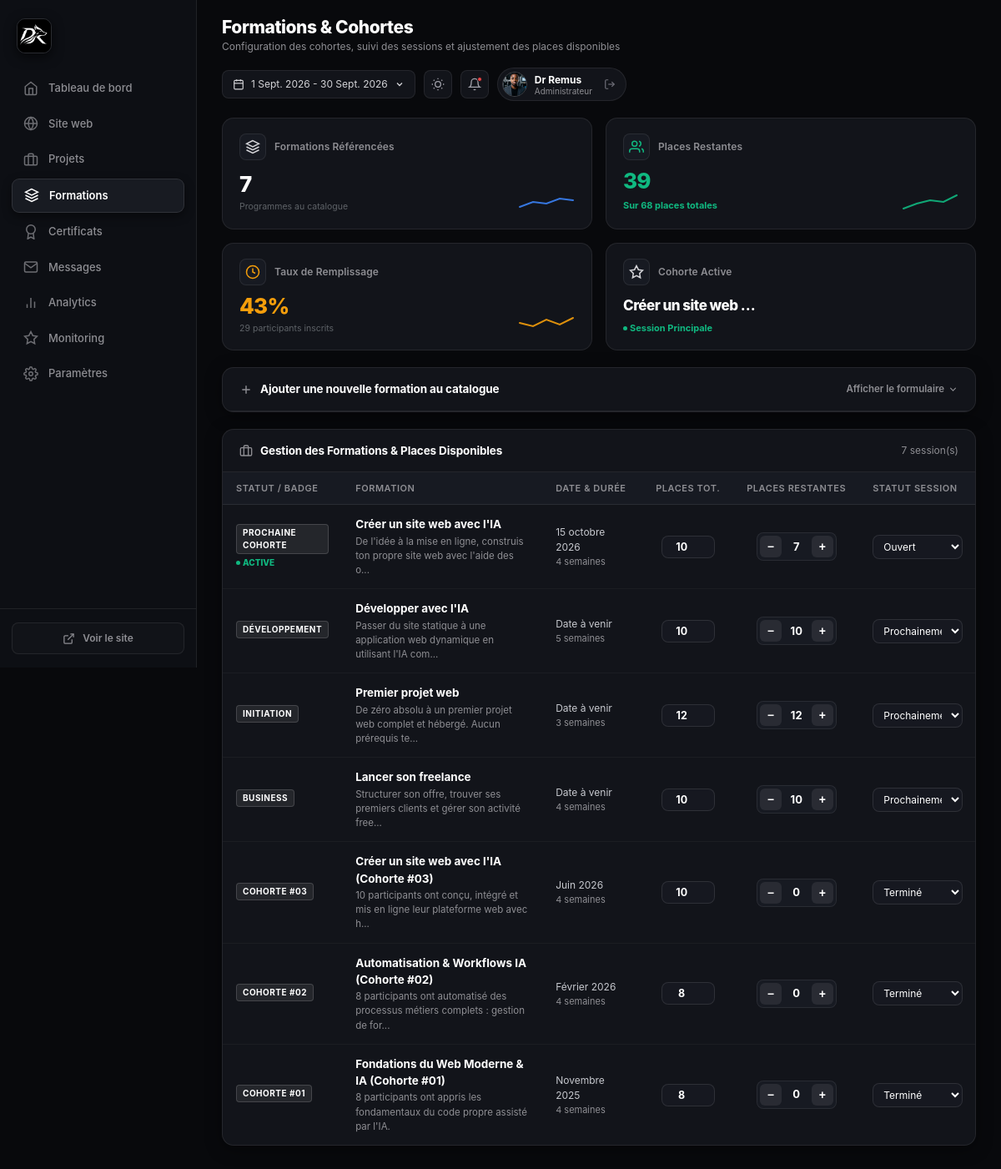
/admin/formations.php (signed in), run on the app's committed database.
### tables this page shows
CREATE TABLE `formations` (
  `id` int(11) NOT NULL AUTO_INCREMENT,
  `code` varchar(60) NOT NULL,
  `titre` varchar(255) NOT NULL,
  `badge` varchar(100) DEFAULT 'COHORTE',
  `description` text DEFAULT NULL,
  `date_debut` varchar(100) DEFAULT 'Date à venir',
  `duree` varchar(50) DEFAULT '4 semaines',
  `places_total` int(11) DEFAULT 10,
  `places_disponibles` int(11) DEFAULT 7,
  `statut` enum('actif','ouvert','prochainement','complet','termine','archive') DEFAULT 'ouvert',
  `is_active_cohort` tinyint(1) DEFAULT 0,
  `created_at` datetime DEFAULT current_timestamp(),
  `updated_at` datetime DEFAULT current_timestamp() ON UPDATE current_timestamp(),
  PRIMARY KEY (`id`),
  UNIQUE KEY `code` (`code`)
);

### admin/formations.php (the view, shortened to what this page needs)
<?php
$pdo = getDatabaseConnection();
$totalFormations = 0;
$totalSeats = 0;
$availableSeats = 0;
$activeCohortTitle = 'Aucune';
if ($pdo) {
    $stmt = $pdo->query("SELECT * FROM `formations` ORDER BY is_active_cohort DESC, id ASC");
    $formations = $stmt->fetchAll();
    $totalFormations = count($formations);
    foreach ($formations as $f) {
        $totalSeats += (int)$f['places_total'];
        $availableSeats += (int)$f['places_disponibles'];
        if (!empty($f['is_active_cohort'])) {
            $activeCohortTitle = $f['titre'];
        }
    }
}
$bookedSeats = max(0, $totalSeats - $availableSeats);
$fillRate = $totalSeats > 0 ? (int)round(($bookedSeats / $totalSeats) * 100) : 0;
require_once __DIR__ . '/includes/layout_top.php';
?>
<div class="adm-kpi-grid">
  <div class="adm-kpi-card">
    <div class="adm-kpi-top">
      <div class="adm-kpi-icon">
        <svg viewBox="0 0 24 24" width="18" height="18" fill="none" stroke="currentColor" stroke-width="2"><polygon points="12 2 2 7 12 12 22 7 12 2"/><polyline points="2 17 12 22 22 17"/><polyline points="2 12 12 17 22 12"/></svg>
      </div>
      <span class="adm-kpi-label">Formations Référencées</span>
    </div>
    <div class="adm-kpi-main">
      <div>
        <div class="adm-kpi-val"><?= $totalFormations ?></div>
        <div class="adm-trend-sub">Programmes au catalogue</div>
      </div>
      <div class="adm-kpi-sparkline">
        <svg width="68" height="26" viewBox="0 0 68 26" fill="none">
          <path d="M2 18 L18 12 L34 14 L50 8 L66 10" stroke="#3b82f6" stroke-width="2" stroke-linecap="round"/>
        </svg>
      </div>
    </div>
  </div>
  <div class="adm-kpi-card">
    <div class="adm-kpi-top">
      <div class="adm-kpi-icon" style="color:var(--adm-accent-green);">
        <svg viewBox="0 0 24 24" width="18" height="18" fill="none" stroke="currentColor" stroke-width="2"><path d="M17 21v-2a4 4 0 0 0-4-4H5a4 4 0 0 0-4 4v2"/><circle cx="9" cy="7" r="4"/><path d="M23 21v-2a4 4 0 0 0-3-3.87"/><path d="M16 3.13a4 4 0 0 1 0 7.75"/></svg>
      </div>
      <span class="adm-kpi-label">Places Restantes</span>
    </div>
    <div class="adm-kpi-main">
      <div>
        <div class="adm-kpi-val" style="color:var(--adm-accent-green);"><?= $availableSeats ?></div>
        <div class="adm-trend-pill">
          Sur <?= $totalSeats ?> places totales
        </div>
      </div>
      <div class="adm-kpi-sparkline">
        <svg width="68" height="26" viewBox="0 0 68 26" fill="none">
          <path d="M2 20 L18 14 L34 10 L50 12 L66 4" stroke="#10b981" stroke-width="2" stroke-linecap="round"/>
        </svg>
      </div>
    </div>
  </div>
  <div class="adm-kpi-card">
    <div class="adm-kpi-top">
      <div class="adm-kpi-icon" style="color:var(--adm-accent-orange);">
        <svg viewBox="0 0 24 24" width="18" height="18" fill="none" stroke="currentColor" stroke-width="2"><circle cx="12" cy="12" r="10"/><polyline points="12 6 12 12 16 14"/></svg>
      </div>
      <span class="adm-kpi-label">Taux de Remplissage</span>
    </div>
    <div class="adm-kpi-main">
      <div>
        <div class="adm-kpi-val" style="color:var(--adm-accent-orange);"><?= $fillRate ?>%</div>
        <div class="adm-trend-sub"><?= $bookedSeats ?> participants inscrits</div>
      </div>
      <div class="adm-kpi-sparkline">
        <svg width="68" height="26" viewBox="0 0 68 26" fill="none">
          <path d="M2 12 L18 16 L34 8 L50 14 L66 6" stroke="#f59e0b" stroke-width="2" stroke-linecap="round"/>
        </svg>
      </div>
    </div>
  </div>
  <div class="adm-kpi-card">
    <div class="adm-kpi-top">
      <div class="adm-kpi-icon">
        <svg viewBox="0 0 24 24" width="18" height="18" fill="none" stroke="currentColor" stroke-width="2"><polygon points="12 2 15.09 8.26 22 9.27 17 14.14 18.18 21.02 12 17.77 5.82 21.02 7 14.14 2 9.27 8.91 8.26 12 2"/></svg>
      </div>
      <span class="adm-kpi-label">Cohorte Active</span>
    </div>
    <div class="adm-kpi-main">
      <div>
        <div class="adm-kpi-val" style="font-size:17px; line-height:1.25; margin-bottom:4px; max-width:160px; overflow:hidden; text-overflow:ellipsis; white-space:nowrap;">
          <?= htmlspecialchars($activeCohortTitle) ?>
        </div>
        <div class="adm-trend-pill">
          <span class="adm-badge-dot"></span> Session Principale
        </div>
      </div>
    </div>
  </div>
</div>
<div class="adm-card">
  <div class="adm-card-header" style="cursor:pointer;" onclick="toggleAddFormation()">
    <span class="adm-card-title">
      <svg viewBox="0 0 24 24" width="16" height="16" fill="none" stroke="currentColor" stroke-width="2.2"><line x1="12" y1="5" x2="12" y2="19"/><line x1="5" y1="12" x2="19" y2="12"/></svg>
      Ajouter une nouvelle formation au catalogue
    </span>
    <span class="adm-card-action-link" id="addFormationToggleLabel">
      <span>Afficher le formulaire</span>
      <svg viewBox="0 0 24 24" width="13" height="13" fill="none" stroke="currentColor" stroke-width="2"><polyline points="6 9 12 15 18 9"/></svg>
    </span>
  </div>
</div>
<div class="adm-card">
  <div class="adm-card-header">
    <span class="adm-card-title">
      <svg viewBox="0 0 24 24" width="16" height="16" fill="none" stroke="currentColor" stroke-width="2"><rect x="2" y="7" width="20" height="14" rx="2" ry="2"/><path d="M16 21V5a2 2 0 0 0-2-2h-4a2 2 0 0 0-2 2v16"/></svg>
      Gestion des Formations &amp; Places Disponibles
    </span>
    <span style="font-size:12px; color:var(--adm-text-muted);"><?= count($formations) ?> session(s)</span>
  </div>
  <div class="adm-table-wrap">
    <table class="adm-table">
      <thead>
        <tr>
          <th style="min-width:110px;">Statut / Badge</th>
          <th style="min-width:240px;">Formation</th>
          <th style="min-width:120px;">Date &amp; Durée</th>
          <th style="width:90px; text-align:center;">Places Tot.</th>
          <th style="width:130px; text-align:center;">Places Restantes</th>
          <th style="min-width:140px;">Statut Session</th>
        </tr>
      </thead>
      <tbody>
        <?php foreach ($formations as $f): ?>
          <tr id="form-row-<?= $f['id'] ?>">
            <td>
              <span class="g-brand-tag" style="margin-bottom:3px; display:inline-block;">
                <?= htmlspecialchars($f['badge'] ?? 'COHORTE') ?>
              </span>
              <?php if (!empty($f['is_active_cohort'])): ?>
                <div style="font-size:10px; font-weight:800; color:var(--adm-accent-green); display:flex; align-items:center; gap:3px;">
                  <span class="adm-badge-dot"></span> ACTIVE
                </div>
              <?php endif; ?>
            </td>
            <td>
              <div style="font-size:13.5px; font-weight:700; color:#ffffff;">
                <?= htmlspecialchars($f['titre']) ?>
              </div>
              <?php if (!empty($f['description'])): ?>
                <div style="font-size:11.5px; color:var(--adm-text-muted); max-width:320px; margin-top:2px;">
                  <?= htmlspecialchars(mb_strimwidth($f['description'], 0, 80, '...')) ?>
                </div>
              <?php endif; ?>
            </td>
            <td style="font-size:12px; color:#c7c9cf;">
              <div><?= htmlspecialchars($f['date_debut']) ?></div>
              <div style="font-size:11px; color:var(--adm-text-muted);"><?= htmlspecialchars($f['duree']) ?></div>
            </td>
            <td style="text-align:center;">
              <input type="number" class="adm-input js-input-total-seats" data-id="<?= $f['id'] ?>" value="<?= $f['places_total'] ?>" min="1" style="width:64px; padding:5px 6px; text-align:center; font-weight:700;">
            </td>
            <td style="text-align:center;">
              <div class="adm-seats-stepper">
                <button type="button" class="adm-step-btn js-stepper-btn" data-id="<?= $f['id'] ?>" data-delta="-1" title="Diminuer de 1 place">−</button>
                <span class="adm-step-val" id="step-val-<?= $f['id'] ?>"><?= $f['places_disponibles'] ?></span>
                <button type="button" class="adm-step-btn js-stepper-btn" data-id="<?= $f['id'] ?>" data-delta="1" title="Augmenter de 1 place">+</button>
              </div>
            </td>
            <td>
              <select class="adm-select js-select-formation-status" data-id="<?= $f['id'] ?>" style="padding:5px 8px; font-size:12px;">
                <option value="ouvert" <?= $f['statut'] === 'ouvert' ? 'selected' : '' ?>>Ouvert</option>
                <option value="prochainement" <?= $f['statut'] === 'prochainement' ? 'selected' : '' ?>>Prochainement</option>
                <option value="termine" <?= $f['statut'] === 'termine' ? 'selected' : '' ?>>Terminé</option>
              </select>
            </td>
          </tr>
        <?php endforeach; ?>
      </tbody>
    </table>
  </div>
</div>
<?php require_once __DIR__ . '/includes/layout_bottom.php'; ?>

### data on the page
formations: titre "Créer un site web…", badge "PROCHAINE COHORTE", is_active_cohort 1 (drawn), titre "Créer un site web avec l'IA", description "De l'idée à la mise en ligne, construis ton propre site web avec l'aide des o...", date_debut "15 octobre 2026", duree "4 semaines", places_total "10", places_disponibles "7", statut+id "Ouvert"
formations: badge "DÉVELOPPEMENT", titre "Développer avec l'IA", description "Passer du site statique à une application web dynamique en utilisant l'IA com...", date_debut "Date à venir", duree "5 semaines", places_total "10", places_disponibles "10", statut+id "Prochainement"
formations: badge "INITIATION", titre "Premier projet web", description "De zéro absolu à un premier projet web complet et hébergé. Aucun prérequis te...", date_debut "Date à venir", duree "3 semaines", places_total "12", places_disponibles "12", statut+id "Prochainement"
formations: badge "BUSINESS", titre "Lancer son freelance", description "Structurer son offre, trouver ses premiers clients et gérer son activité free...", date_debut "Date à venir", duree "4 semaines", places_total "10", places_disponibles "10", statut+id "Prochainement"
formations: badge "COHORTE #03", titre "Créer un site web avec l'IA (Cohorte #03)", description "10 participants ont conçu, intégré et mis en ligne leur plateforme web avec h...", date_debut "Juin 2026", duree "4 semaines", places_total "10", places_disponibles "0", statut+id "Terminé"
formations: badge "COHORTE #02", titre "Automatisation & Workflows IA (Cohorte #02)", description "8 participants ont automatisé des processus métiers complets : gestion de for...", date_debut "Février 2026", duree "4 semaines", places_total "8", places_disponibles "0", statut+id "Terminé"
formations: badge "COHORTE #01", titre "Fondations du Web Moderne & IA (Cohorte #01)", description "8 participants ont appris les fondamentaux du code propre assisté par l'IA.", date_debut "Novembre 2025", duree "4 semaines", places_total "8", places_disponibles "0", statut+id "Terminé"

### other printed values
$pageTitleH1 "Formations & Cohortes"
$pageSubtitle "Configuration des cohortes, suivi des sessions et ajustement des places disponibles"
$adminDisplayName "Dr Remus"
$totalFormations "7"
$availableSeats "39"
$totalSeats "68"
$fillRate "43"
$bookedSeats "29"
count($formations) "7"
